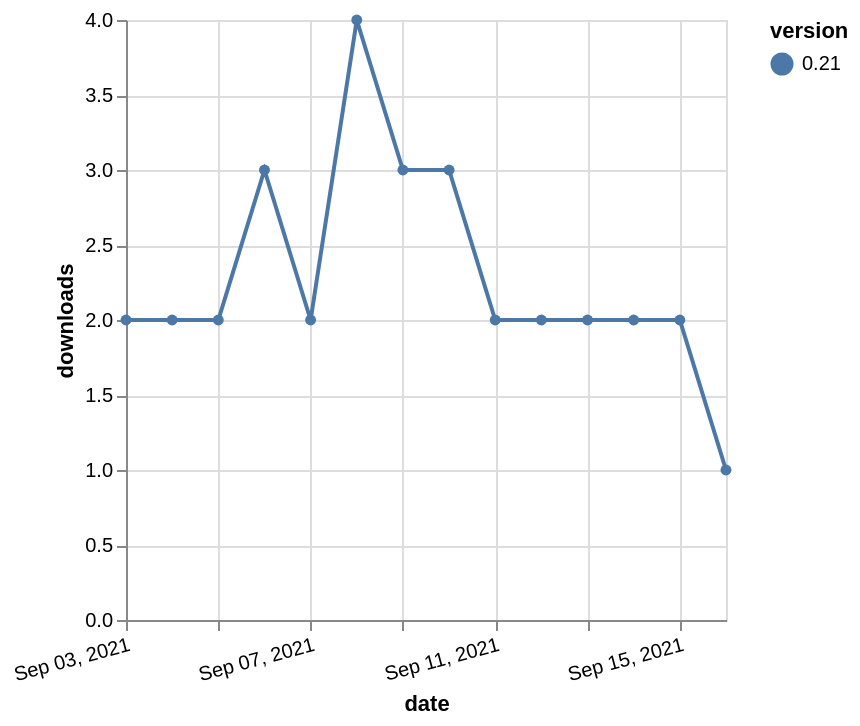

Specify this chart in Vega-Lite:
### Vega-Lite specification from a JSON file in a GitHub repository (floating-point values rounded to 4 significant figures)
{"$schema": "https://vega.github.io/schema/vega-lite/v5.json", "description": "A simple bar chart with embedded data.", "data": {"values": [{"date": "2021-09-03", "total": 3152, "delta": 2, "version": "0.21"}, {"date": "2021-09-04", "total": 3154, "delta": 2, "version": "0.21"}, {"date": "2021-09-05", "total": 3156, "delta": 2, "version": "0.21"}, {"date": "2021-09-06", "total": 3159, "delta": 3, "version": "0.21"}, {"date": "2021-09-07", "total": 3161, "delta": 2, "version": "0.21"}, {"date": "2021-09-08", "total": 3165, "delta": 4, "version": "0.21"}, {"date": "2021-09-09", "total": 3168, "delta": 3, "version": "0.21"}, {"date": "2021-09-10", "total": 3171, "delta": 3, "version": "0.21"}, {"date": "2021-09-11", "total": 3173, "delta": 2, "version": "0.21"}, {"date": "2021-09-12", "total": 3175, "delta": 2, "version": "0.21"}, {"date": "2021-09-13", "total": 3177, "delta": 2, "version": "0.21"}, {"date": "2021-09-14", "total": 3179, "delta": 2, "version": "0.21"}, {"date": "2021-09-15", "total": 3181, "delta": 2, "version": "0.21"}, {"date": "2021-09-16", "total": 3182, "delta": 1, "version": "0.21"}]}, "width": "container", "mark": {"type": "line", "point": {"filled": true}}, "encoding": {"x": {"field": "date", "type": "temporal", "timeUnit": "yearmonthdate", "title": "date", "axis": {"labelAngle": -15}}, "y": {"field": "delta", "type": "quantitative", "title": "downloads"}, "color": {"field": "version", "type": "nominal"}, "tooltip": {"field": "delta"}}}
